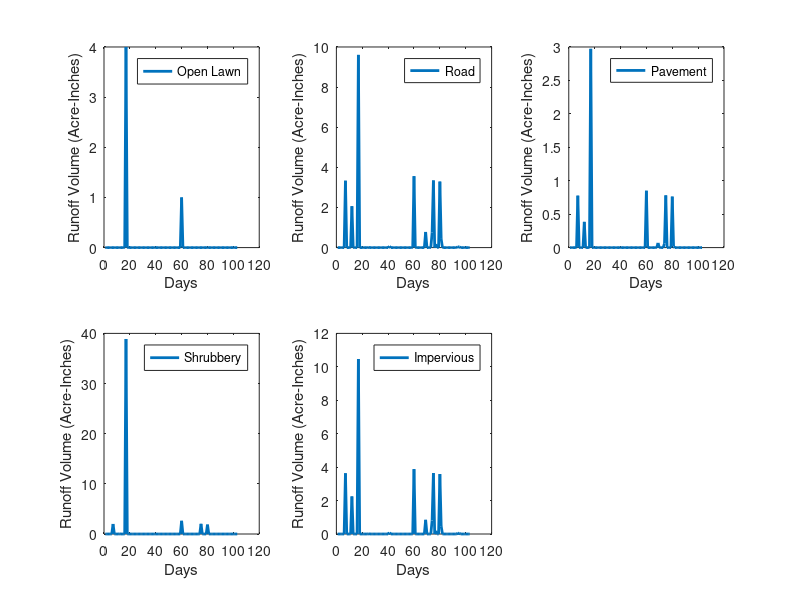

MATLAB code to generate this figure:
clearvars;
clc;

load('RUNOFF_abd_pred.mat');

%1 : Cafe (outer only) = 74
%2 : Open Lawn = 67.5
%3 : Road = 98
%4 : Pavement = 89 
%5 : Shrubbery = 58
%6 : Impervious = 98

area = [0 1.4 1.56 0.58057 19.359 1.7];


figure(1);
subplot(2,3,1);
xlim([1 size(RUNOFF_abd_pred,1)]);
plot(1:size(RUNOFF_abd_pred,1),round(RUNOFF_abd_pred(:,3)*area(2)),'linewidth',2); hold on;
xlabel('Days'); ylabel('Runoff Volume (Acre-Inches)'); legend('Open Lawn');

subplot(2,3,2);
xlim([1 size(RUNOFF_abd_pred,1)]);
plot(1:size(RUNOFF_abd_pred,1),RUNOFF_abd_pred(:,4)*area(3),'linewidth',2); hold on;
xlabel('Days'); ylabel('Runoff Volume (Acre-Inches)'); legend('Road');

subplot(2,3,3); 
xlim([1 size(RUNOFF_abd_pred,1)]);
plot(1:size(RUNOFF_abd_pred,1),RUNOFF_abd_pred(:,5)*area(4),'linewidth',2); hold on;
xlabel('Days'); ylabel('Runoff Volume (Acre-Inches)'); legend('Pavement');

subplot(2,3,4); 
xlim([1 size(RUNOFF_abd_pred,1)]);
plot(1:size(RUNOFF_abd_pred,1),RUNOFF_abd_pred(:,6)*area(5),'linewidth',2); hold on;
xlabel('Days'); ylabel('Runoff Volume (Acre-Inches)');  legend('Shrubbery');

subplot(2,3,5); 
xlim([1 size(RUNOFF_abd_pred,1)]);
plot(1:size(RUNOFF_abd_pred,1),RUNOFF_abd_pred(:,7)*area(6),'linewidth',2);
xlabel('Days'); ylabel('Runoff Volume (Acre-Inches)'); legend('Impervious');